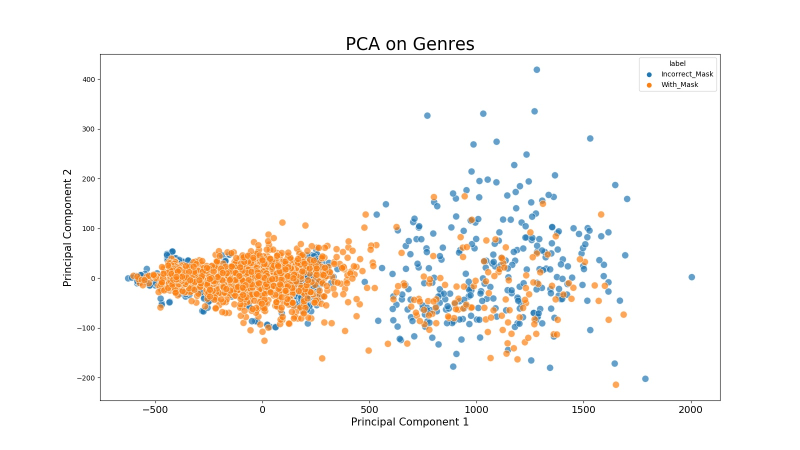
#> input picture Entrenamiento_modelos/PCA Scattert.jpg, 1600 x 900 px (shown at 1/2 size)
$ python -i Feature_Extractor.py   (imports and definitions only)   (older library calls are emulated)
#> lines starting #> are read from the running program, lines starting #| are printed output that depends on the picture
#> further down, picture is the input picture: shape (900, 1600, 3); mean B, G, R 244.4, 247, 249.2
import cv2
import numpy as np
from skimage.measure import moments
from skimage.feature import greycomatrix, greycoprops
from skimage import io, color, img_as_ubyte

# [9 lines left out: function getGLCM, not called in this run]

# GLCM properties
def contrast_feature(matrix_coocurrence):
    contrast = greycoprops(matrix_coocurrence, 'contrast')
    return "Contrast = ", contrast

def dissimilarity_feature(matrix_coocurrence):
    dissimilarity = greycoprops(matrix_coocurrence, 'dissimilarity')
    return "Dissimilarity = ", dissimilarity

def homogeneity_feature(matrix_coocurrence):
    homogeneity = greycoprops(matrix_coocurrence, 'homogeneity')
    return "Homogeneity = ", homogeneity

def energy_feature(matrix_coocurrence):
    energy = greycoprops(matrix_coocurrence, 'energy')
    return "Energy = ", energy

def correlation_feature(matrix_coocurrence):
    correlation = greycoprops(matrix_coocurrence, 'correlation')
    return "Correlation = ", correlation

def asm_feature(matrix_coocurrence):
    asm = greycoprops(matrix_coocurrence, 'ASM')
    return "ASM = ", asm

def get_moments(image):

    b, g, r = cv2.split(image)
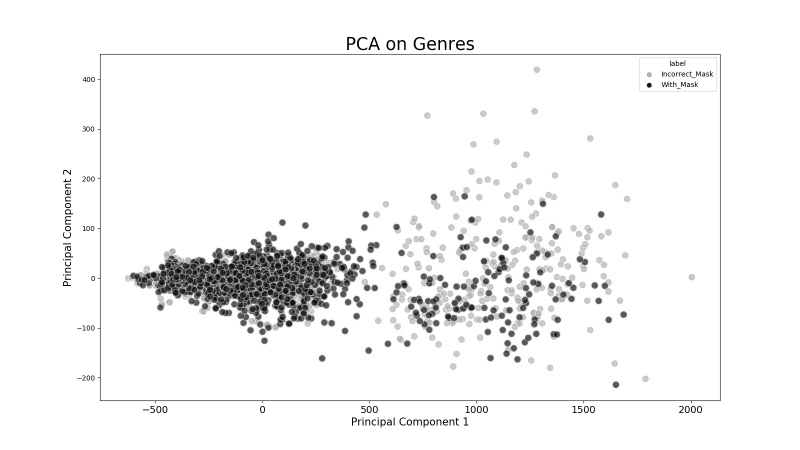
#> b: shape (900, 1600) (shown at 1/2 size); min 0, max 255, mean 244.4
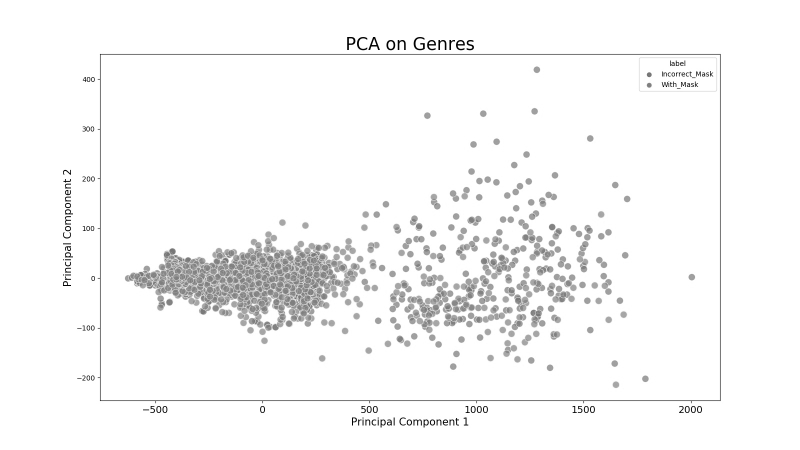
#> g: shape (900, 1600) (shown at 1/2 size); min 0, max 255, mean 247
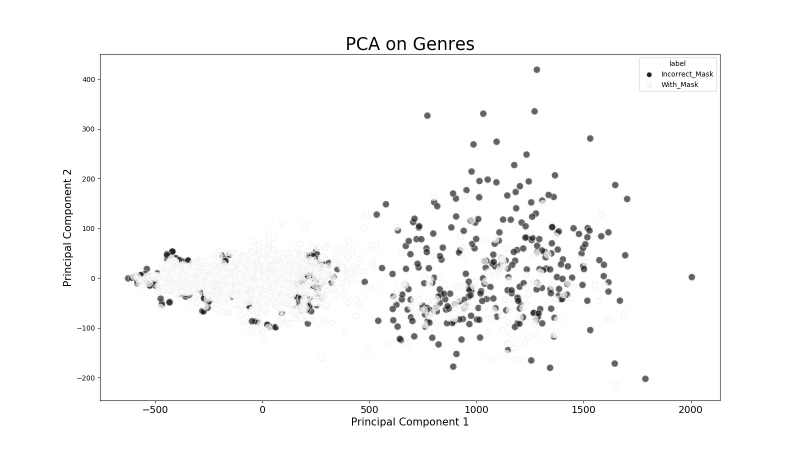
#> r: shape (900, 1600) (shown at 1/2 size); min 0, max 255, mean 249.2

    M = moments(b,2)
#> M = [[351970167, 2.83e+11, 3.04e+14], [1.57e+11, 1.26e+14, 1.36e+17], [9.42e+13, 7.58e+16, 8.17e+19]]
    M_b = [M[0][0], M[0][1],M[0][2]]
#> M_b = [351970167, 2.83e+11, 3.04e+14]

    M = moments(g,2)
#> M = [[355621852, 2.85e+11, 3.05e+14], [1.59e+11, 1.27e+14, 1.37e+17], [9.54e+13, 7.65e+16, 8.21e+19]]
    M_g = [M[0][0], M[0][1],M[0][2]]
#> M_g = [355621852, 2.85e+11, 3.05e+14]

    M = moments(r,2)
#> M = [[358872349, 2.86e+11, 3.06e+14], [1.61e+11, 1.28e+14, 1.37e+17], [9.65e+13, 7.7e+16, 8.24e+19]]
    M_r = [M[0][0], M[0][1],M[0][2]]
#> M_r = [358872349, 2.86e+11, 3.06e+14]

    return M_b, M_g, M_r

# [182 lines left out: functions get_texture_features, arr1_divide_by_arr2, Feature_Extractor_1_Etapa, Feature_Extractor_2_Etapa, not called in this run]


>>> import cv2
>>> picture = cv2.imread('Entrenamiento_modelos/PCA Scattert.jpg')
>>> result = get_moments(picture)
#> result = ([351970167, 2.83e+11, 3.04e+14], [355621852, 2.85e+11, 3.05e+14], [358872349, 2.86e+11, 3.06e+14])
